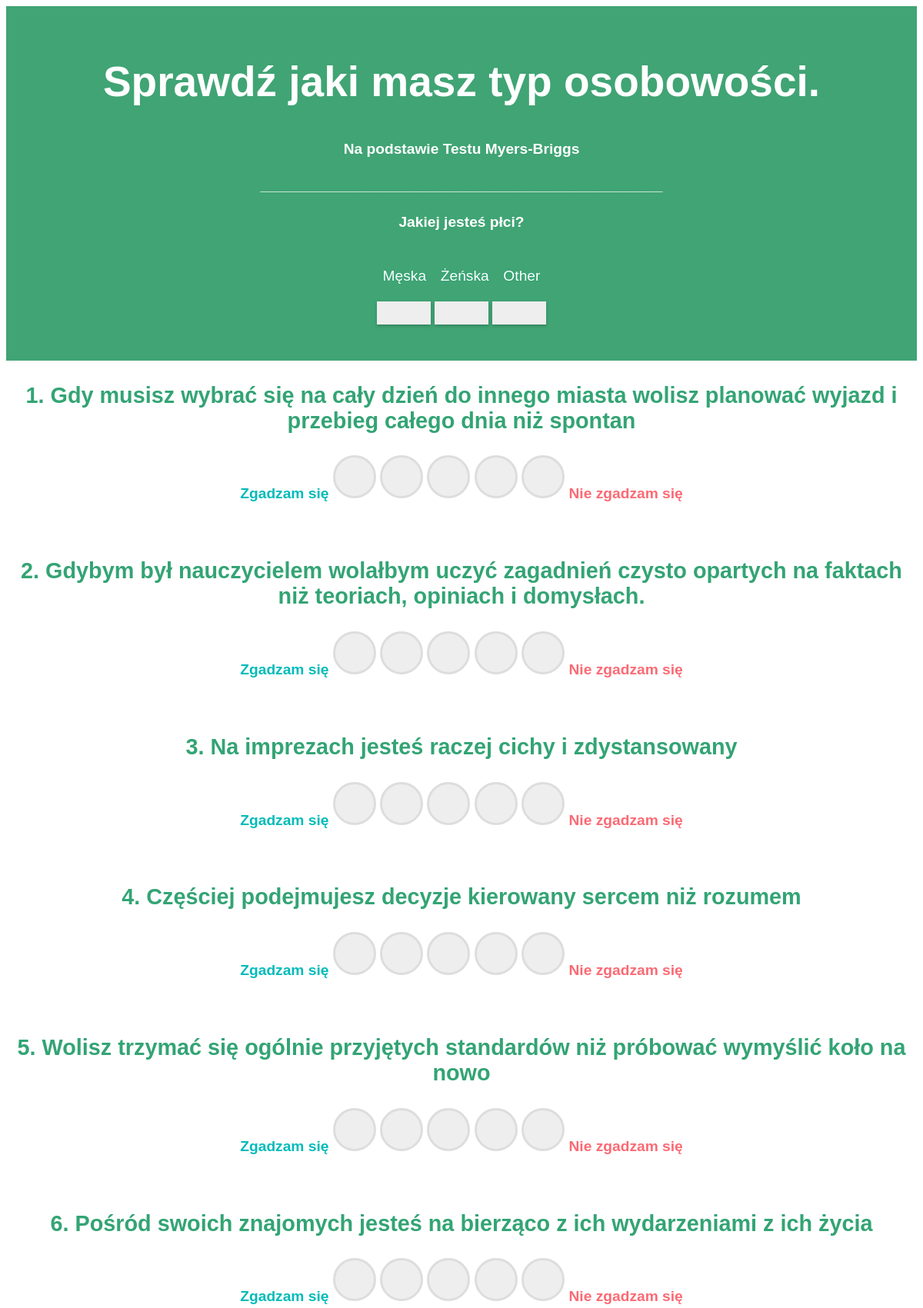
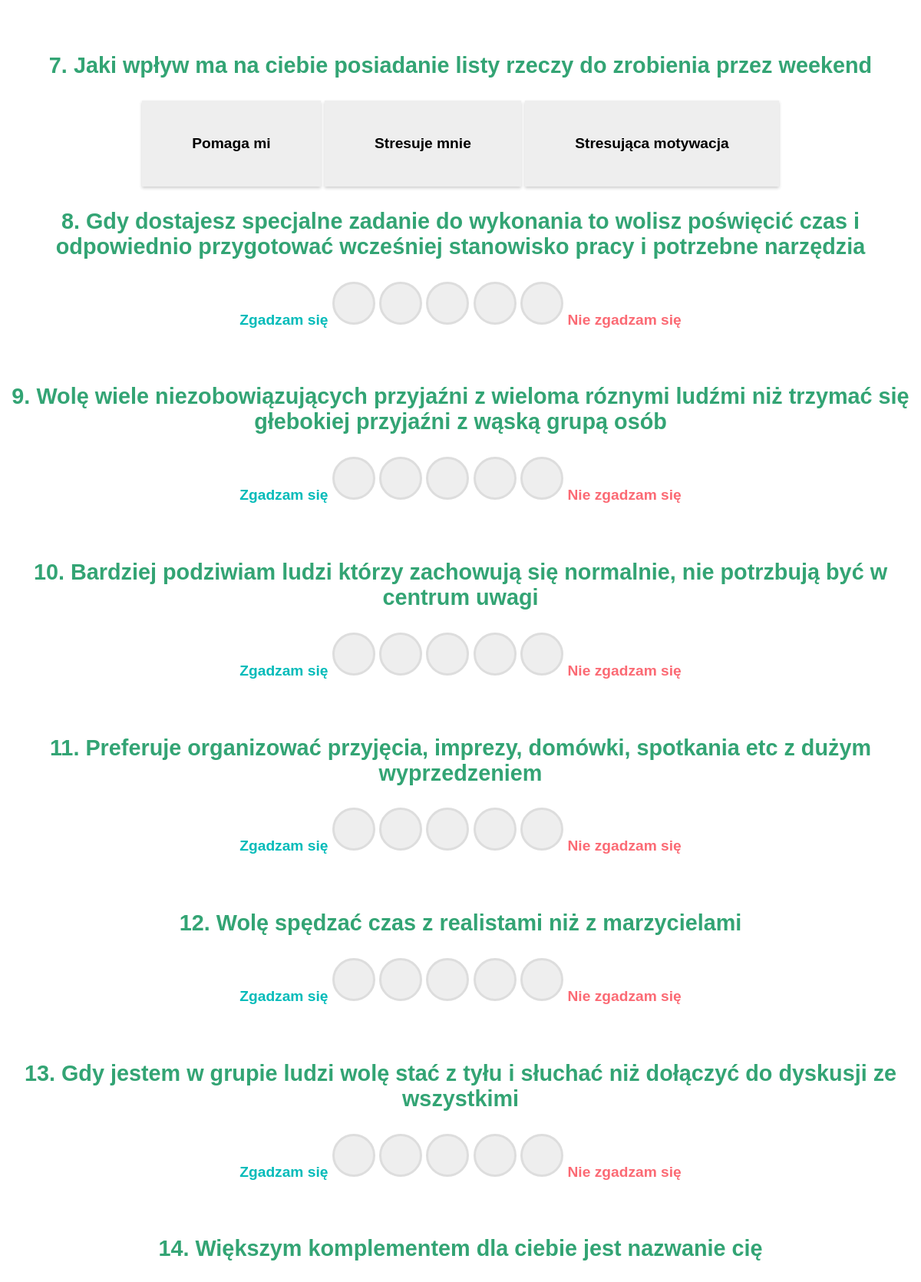
Page /Inżynierka2/index1.php (upper part) on the committed database (2 pictures, top to bottom).
### tables this page shows
CREATE TABLE `pytania` (
  `id` int(11) NOT NULL,
  `pytanie1` text NOT NULL,
  `pytanie2` text NOT NULL,
  `pytanie3` text NOT NULL,
  `pytanie4` text NOT NULL,
  `pytanie5` text NOT NULL,
  `pytanie6` text NOT NULL,
  `pytanie7` text NOT NULL,
  `pytanie8` text NOT NULL,
  `pytanie9` text NOT NULL,
  `pytanie10` text NOT NULL,
  `pytanie11` text NOT NULL,
  `pytanie12` text NOT NULL,
  `pytanie13` text NOT NULL,
  `pytanie14` text NOT NULL,
  `pytanie15` text NOT NULL,
  `pytanie16` text NOT NULL,
  `pytanie17` text NOT NULL,
  `pytanie18` text NOT NULL,
  `pytanie19` text NOT NULL,
  `pytanie20` text NOT NULL,
  `pytanie21` text NOT NULL,
  `pytanie22` text NOT NULL,
  `pytanie23` text NOT NULL,
  `pytanie24` text NOT NULL,
  `pytanie25` text NOT NULL,
  `pytanie26` text NOT NULL
);

CREATE TABLE `slowa` (
  `id` int(11) NOT NULL,
  `27a` text NOT NULL,
  `27b` text NOT NULL,
  `28a` text NOT NULL,
  `28b` text NOT NULL,
  `29a` text NOT NULL,
  `29b` text NOT NULL,
  `30a` text NOT NULL,
  `30b` text NOT NULL,
  `31a` text NOT NULL,
  `31b` text NOT NULL,
  `32a` text NOT NULL,
  `32b` text NOT NULL,
  `33a` text NOT NULL,
  `33b` text NOT NULL,
  `34a` text NOT NULL,
  `34b` text NOT NULL,
  `35a` text NOT NULL,
  `35b` text NOT NULL,
  `36a` text NOT NULL,
  `36b` text NOT NULL,
  `37a` text NOT NULL,
  `37b` text NOT NULL,
  `38a` text NOT NULL,
  `38b` text NOT NULL,
  `39a` text NOT NULL,
  `39b` text NOT NULL,
  `40a` text NOT NULL,
  `40b` text NOT NULL,
  `41a` text NOT NULL,
  `41b` text NOT NULL,
  `42a` text NOT NULL,
  `42b` text NOT NULL,
  `43a` text NOT NULL,
  `43b` text NOT NULL,
  `44a` text NOT NULL,
  `44b` text NOT NULL,
  `45a` text NOT NULL,
  `45b` text NOT NULL,
  `46a` text NOT NULL,
  `46b` text NOT NULL,
  `47a` text NOT NULL,
  `47b` text NOT NULL,
  `48a` text NOT NULL,
  `48b` text NOT NULL,
  `49a` text NOT NULL,
  `49b` text NOT NULL,
  `50a` text NOT NULL,
  `50b` text NOT NULL,
  `pierwa` text NOT NULL,
  `pierwb` text NOT NULL,
  `druga` text NOT NULL,
  `drugb` text NOT NULL,
  `trzea` text NOT NULL,
  `trzeb` text NOT NULL,
  `trzec` text NOT NULL
);

### Inżynierka2/index1.php (the view, shortened to what this page needs)
<!DOCTYPE html>
<html>
<head>
	<link rel="stylesheet" type="text/css" href="styles1.css">
</head>
<body>
<div  class="div-1">
    <form name="quiz" id="quiz" action="connect.php" method="post">
        <h2>Sprawdź jaki masz typ osobowości.</h2>
		<H4>Na podstawie Testu Myers-Briggs </H4>
		<h4 class="question">_________________________________________________</h4>
		  <div>
                <h4>Jakiej jesteś płci?</h4>
                <div class="radio-toolbar">
				<p2  >Męska  Żeńska Other</p2></br></br>
				<label class="label neutralne" for="male" class="radio-inline"></label>
<label class="label neutralne" for="female" class="radio-inline"></label>
<label class="label neutralne" for="other" class="radio-inline"></label></br></br></div>
</div>
	</div>
<section class="q-n-a">
<h3 class="question">1. <?php
$con=mysqli_connect("localhost","root","","test1");
$result = mysqli_query($con,"SELECT pytanie1 from pytania");
while($row = mysqli_fetch_array($result))
{echo "<td>" . $row['pytanie1'] . "</td>";}?></h3>
			<div class="radio-toolbar2">
			<p3>Zgadzam się</p3>
				<input  type="radio" name="pytanie1" value="a" id="pytanie1a"><label for="pytanie1a"></label>
                <input  type="radio" name="pytanie1" value="b" id="pytanie1b"><label for="pytanie1b"></label>
				<input  type="radio" name="pytanie1" value="c" id="pytanie1c"><label for="pytanie1c"></label>
				<input  type="radio" name="pytanie1" value="d" id="pytanie1d"><label for="pytanie1d"></label>
				<input  type="radio" name="pytanie1" value="e" id="pytanie1e"><label for="pytanie1e"></label>
				<p4>Nie zgadzam się</p4>
			</div></section>
<section class="q-n-a">
<h3 class="question">2. <?php
$result = mysqli_query($con,"SELECT pytanie2 from pytania");
while($row = mysqli_fetch_array($result))
{echo "<td>" . $row['pytanie2'] . "</td>";}?>   </h3>
			<div class="radio-toolbar2">
			<p3>Zgadzam się</p3>
				<input  type="radio" name="pytanie2" value="a" id="pytanie2a"><label for="pytanie2a"></label>
                <input  type="radio" name="pytanie2" value="b" id="pytanie2b"><label for="pytanie2b"></label>
				<input  type="radio" name="pytanie2" value="c" id="pytanie2c"><label for="pytanie2c"></label>
				<input  type="radio" name="pytanie2" value="d" id="pytanie2d"><label for="pytanie2d"></label>
				<input  type="radio" name="pytanie2" value="e" id="pytanie2e"><label for="pytanie2e"></label>
				<p4>Nie zgadzam się</p4>
			</div></section></br></br>
<section class="q-n-a">
<h3 class="question">3. <?php
$result = mysqli_query($con,"SELECT pytanie3 from pytania");
while($row = mysqli_fetch_array($result))
{echo "<td>" . $row['pytanie3'] . "</td>";}?>   </h3>
			<div class="radio-toolbar2">
			<p3>Zgadzam się</p3>
				<input  type="radio" name="pytanie3" value="a" id="pytanie3a"><label for="pytanie3a"></label>
                <input  type="radio" name="pytanie3" value="b" id="pytanie3b"><label for="pytanie3b"></label>
				<input  type="radio" name="pytanie3" value="c" id="pytanie3c"><label for="pytanie3c"></label>
				<input  type="radio" name="pytanie3" value="d" id="pytanie3d"><label for="pytanie3d"></label>
				<input  type="radio" name="pytanie3" value="e" id="pytanie3e"><label for="pytanie3e"></label>
				<p4>Nie zgadzam się</p4>
			</div></section></br></br>
<section class="q-n-a">
<h3 class="question">4. <?php
$result = mysqli_query($con,"SELECT pytanie4 from pytania");
while($row = mysqli_fetch_array($result))
{echo "<td>" . $row['pytanie4'] . "</td>";}?>   </h3>
			<div class="radio-toolbar2">
			<p3>Zgadzam się</p3>
				<input  type="radio" name="pytanie4" value="a" id="pytanie4a"><label for="pytanie4a"></label>
                <input  type="radio" name="pytanie4" value="b" id="pytanie4b"><label for="pytanie4b"></label>
				<input  type="radio" name="pytanie4" value="c" id="pytanie4c"><label for="pytanie4c"></label>
				<input  type="radio" name="pytanie4" value="d" id="pytanie4d"><label for="pytanie4d"></label>
				<input  type="radio" name="pytanie4" value="e" id="pytanie4e"><label for="pytanie4e"></label>
				<p4>Nie zgadzam się</p4>
			</div></section></br></br>
<section class="q-n-a">
<h3 class="question">5. <?php
$result = mysqli_query($con,"SELECT pytanie5 from pytania");
while($row = mysqli_fetch_array($result))
{echo "<td>" . $row['pytanie5'] . "</td>";}?>   </h3>
			<div class="radio-toolbar2">
			<p3>Zgadzam się</p3>
				<input  type="radio" name="pytanie5" value="a" id="pytanie5a"><label for="pytanie5a"></label>
                <input  type="radio" name="pytanie5" value="b" id="pytanie5b"><label for="pytanie5b"></label>
				<input  type="radio" name="pytanie5" value="c" id="pytanie5c"><label for="pytanie5c"></label>
				<input  type="radio" name="pytanie5" value="d" id="pytanie5d"><label for="pytanie5d"></label>
				<input  type="radio" name="pytanie5" value="e" id="pytanie5e"><label for="pytanie5e"></label>
				<p4>Nie zgadzam się</p4>
			</div></section></br></br>
<section class="q-n-a">
<h3 class="question">6. <?php
$result = mysqli_query($con,"SELECT pytanie6 from pytania");
while($row = mysqli_fetch_array($result))
{echo "<td>" . $row['pytanie6'] . "</td>";}?>   </h3>
			<div class="radio-toolbar2">
			<p3>Zgadzam się</p3>
				<input  type="radio" name="pytanie6" value="a" id="pytanie6a"><label for="pytanie6a"></label>
                <input  type="radio" name="pytanie6" value="b" id="pytanie6b"><label for="pytanie6b"></label>
				<input  type="radio" name="pytanie6" value="c" id="pytanie6c"><label for="pytanie6c"></label>
				<input  type="radio" name="pytanie6" value="d" id="pytanie6d"><label for="pytanie6d"></label>
				<input  type="radio" name="pytanie6" value="e" id="pytanie6e"><label for="pytanie6e"></label>
				<p4>Nie zgadzam się</p4>
			</div></section></br></br>
        <section class="q-n-a">
 <div class="radio-toolbar3">
 <h3 class="question">7. <?php
$result = mysqli_query($con,"SELECT pytanie7 from pytania");
while($row = mysqli_fetch_array($result))
{echo "<td>" . $row['pytanie7'] . "</td>";}?>   </h3>
				<label  for="pytanie7a" class="radio-inline"><?php
$result = mysqli_query($con,"SELECT pierwa from slowa");
while($row = mysqli_fetch_array($result))
{echo "<td>" . $row['pierwa'] . "</td>";}?></label>
				<label for="pytanie7b" class="radio-inline"><?php
$result = mysqli_query($con,"SELECT pierwb from slowa");
while($row = mysqli_fetch_array($result))
{echo "<td>" . $row['pierwb'] . "</td>";}?></label>
				<label for="pytanie7c" class="radio-inline"><?php
$result = mysqli_query($con,"SELECT druga from slowa");
while($row = mysqli_fetch_array($result))
{echo "<td>" . $row['druga'] . "</td>";}?></label>
</div></section>
<section class="q-n-a">
<h3 class="question">8. <?php
$result = mysqli_query($con,"SELECT pytanie8 from pytania");
while($row = mysqli_fetch_array($result))
{echo "<td>" . $row['pytanie8'] . "</td>";}?>   </h3>
			<div class="radio-toolbar2">
			<p3>Zgadzam się</p3>
				<input  type="radio" name="pytanie8" value="a" id="pytanie8a"><label for="pytanie8a"></label>
                <input  type="radio" name="pytanie8" value="b" id="pytanie8b"><label for="pytanie8b"></label>
				<input  type="radio" name="pytanie8" value="c" id="pytanie8c"><label for="pytanie8c"></label>
				<input  type="radio" name="pytanie8" value="d" id="pytanie8d"><label for="pytanie8d"></label>
				<input  type="radio" name="pytanie8" value="e" id="pytanie8e"><label for="pytanie8e"></label>
				<p4>Nie zgadzam się</p4>
			</div></section></br></br>
<section class="q-n-a">
<h3 class="question">9. <?php
$result = mysqli_query($con,"SELECT pytanie9 from pytania");
while($row = mysqli_fetch_array($result))
{echo "<td>" . $row['pytanie9'] . "</td>";}?>   </h3>
			<div class="radio-toolbar2">
			<p3>Zgadzam się</p3>
				<input  type="radio" name="pytanie9" value="a" id="pytanie9a"><label for="pytanie9a"></label>
                <input  type="radio" name="pytanie9" value="b" id="pytanie9b"><label for="pytanie9b"></label>
				<input  type="radio" name="pytanie9" value="c" id="pytanie9c"><label for="pytanie9c"></label>
				<input  type="radio" name="pytanie9" value="d" id="pytanie9d"><label for="pytanie9d"></label>
				<input  type="radio" name="pytanie9" value="e" id="pytanie9e"><label for="pytanie9e"></label>
				<p4>Nie zgadzam się</p4>
			</div></section></br></br>
<section class="q-n-a">
<h3 class="question">10. <?php
$result = mysqli_query($con,"SELECT pytanie10 from pytania");
while($row = mysqli_fetch_array($result))
{echo "<td>" . $row['pytanie10'] . "</td>";}?>   </h3>
			<div class="radio-toolbar2">
			<p3>Zgadzam się</p3>
				<input  type="radio" name="pytanie10" value="a" id="pytanie10a"><label for="pytanie10a"></label>
                <input  type="radio" name="pytanie10" value="b" id="pytanie10b"><label for="pytanie10b"></label>
				<input  type="radio" name="pytanie10" value="c" id="pytanie10c"><label for="pytanie10c"></label>
				<input  type="radio" name="pytanie10" value="d" id="pytanie10d"><label for="pytanie10d"></label>
				<input  type="radio" name="pytanie10" value="e" id="pytanie10e"><label for="pytanie10e"></label>
				<p4>Nie zgadzam się</p4>
			</div></section></br></br>
<section class="q-n-a">
<h3 class="question">11. <?php
$result = mysqli_query($con,"SELECT pytanie11 from pytania");
while($row = mysqli_fetch_array($result))
{echo "<td>" . $row['pytanie11'] . "</td>";}?>   </h3>
			<div class="radio-toolbar2">
			<p3>Zgadzam się</p3>
				<input  type="radio" name="pytanie11" value="a" id="pytanie11a"><label for="pytanie11a"></label>
                <input  type="radio" name="pytanie11" value="b" id="pytanie11b"><label for="pytanie11b"></label>
				<input  type="radio" name="pytanie11" value="c" id="pytanie11c"><label for="pytanie11c"></label>
				<input  type="radio" name="pytanie11" value="d" id="pytanie11d"><label for="pytanie11d"></label>
				<input  type="radio" name="pytanie11" value="e" id="pytanie11e"><label for="pytanie11e"></label>
				<p4>Nie zgadzam się</p4>
			</div></section></br></br>
<section class="q-n-a">
<h3 class="question">12. <?php
$result = mysqli_query($con,"SELECT pytanie12 from pytania");
while($row = mysqli_fetch_array($result))
{echo "<td>" . $row['pytanie12'] . "</td>";}?>   </h3>
			<div class="radio-toolbar2">
			<p3>Zgadzam się</p3>
				<input  type="radio" name="pytanie12" value="a" id="pytanie12a"><label for="pytanie12a"></label>
                <input  type="radio" name="pytanie12" value="b" id="pytanie12b"><label for="pytanie12b"></label>
				<input  type="radio" name="pytanie12" value="c" id="pytanie12c"><label for="pytanie12c"></label>
				<input  type="radio" name="pytanie12" value="d" id="pytanie12d"><label for="pytanie12d"></label>
				<input  type="radio" name="pytanie12" value="e" id="pytanie12e"><label for="pytanie12e"></label>
				<p4>Nie zgadzam się</p4>
			</div></section></br></br>
<section class="q-n-a">
<h3 class="question">13. <?php
$result = mysqli_query($con,"SELECT pytanie13 from pytania");
while($row = mysqli_fetch_array($result))
{echo "<td>" . $row['pytanie13'] . "</td>";}?>   </h3>
			<div class="radio-toolbar2">
			<p3>Zgadzam się</p3>
				<input  type="radio" name="pytanie13" value="a" id="pytanie13a"><label for="pytanie13a"></label>
                <input  type="radio" name="pytanie13" value="b" id="pytanie13b"><label for="pytanie13b"></label>
				<input  type="radio" name="pytanie13" value="c" id="pytanie13c"><label for="pytanie13c"></label>
				<input  type="radio" name="pytanie13" value="d" id="pytanie13d"><label for="pytanie13d"></label>
				<input  type="radio" name="pytanie13" value="e" id="pytanie13e"><label for="pytanie13e"></label>
				<p4>Nie zgadzam się</p4>
			</div></section></br></br>
<section class="q-n-a">
 <div class="radio-toolbar3">
 <h3 class="question">14. <?php
$result = mysqli_query($con,"SELECT pytanie14 from pytania");
while($row = mysqli_fetch_array($result))
{echo "<td>" . $row['pytanie14'] . "</td>";}?>   </h3>
</div></section>
</body>
</html>

### Inżynierka2/styles1.css (style rules this page uses)
body { font-family: 'Poppins', sans-serif; font-size: 120%; text-align: center; }
.div-1 { background-color: #40A474; padding: 20px; }
h2 { color: white; font-size: 55px; }
h3 { color: #33a474; font-size: 150%; }
h4 { color: white; }
p2 { color: white; word-spacing: 10pt; text-shadow: -1px 0 #33a474, 0 1px #33a474, 1px 0 #33a474, 0 -1px #33a474; }
p3 { color: #01bbb9; font-weight: bold; }
p4 { color: #fb6a74; font-weight: bold; }
.radio-toolbar label { display: inline-block; background-color: #eee; padding: 15px 35px; box-shadow: 0 2px 4px 0 rgba(0,0,0,.2); cursor: pointer; }
.radio-toolbar2 label { display: inline-block; border-style: solid; border-color: #ddd; background-color: #eee; padding: 25px 25px; border-radius: 360px; cursor: pointer; }
.radio-toolbar3 label { display: inline-block; font-weight: bold; background-color: #eee; padding: 45px 65px; box-shadow: 0 2px 4px 0 rgba(0,0,0,.2); cursor: pointer; }

### rows in the picture
pytania: pytanie1 "Gdy musisz wybrać się na cały dzień do innego miasta wolisz planować wyjazd i przebieg całego dnia niż spontan", pytanie2 "Gdybym był nauczycielem wolałbym uczyć zagadnień czysto opartych na faktach niż teoriach, opiniach i domysłach.", pytanie3 "Na imprezach jesteś raczej cichy i zdystansowany", pytanie4 "Częściej podejmujesz decyzje kierowany sercem niż rozumem", pytanie5 "Wolisz trzymać się ogólnie przyjętych standardów niż próbować wymyślić koło na nowo", pytanie6 "Pośród swoich znajomych jesteś na bierząco z ich wydarzeniami z ich życia", pytanie7 "Jaki wpływ ma na ciebie posiadanie listy rzeczy do zrobienia przez weekend", pytanie8 "Gdy dostajesz specjalne zadanie do wykonania to wolisz poświęcić czas i odpowiednio przygotować wcześniej stanowisko pracy i potrzebne narzędzia", pytanie9 "Wolę wiele niezobowiązujących przyjaźni z wieloma róznymi ludźmi niż trzymać się głebokiej przyjaźni z wąską grupą osób", pytanie10 "Bardziej podziwiam ludzi którzy zachowują się normalnie, nie potrzbują być w centrum uwagi", pytanie11 "Preferuje organizować przyjęcia, imprezy, domówki, spotkania etc z dużym wyprzedzeniem", pytanie12 "Wolę spędzać czas z realistami niż z marzycielami", pytanie13 "Gdy jestem w grupie ludzi wolę stać z tyłu i słuchać niż dołączyć do dyskusji ze wszystkimi", pytanie14 "Większym komplementem dla ciebie jest nazwanie cię"
slowa: pierwa "Pomaga mi", pierwb "Stresuje mnie", druga "Stresująca motywacja"
